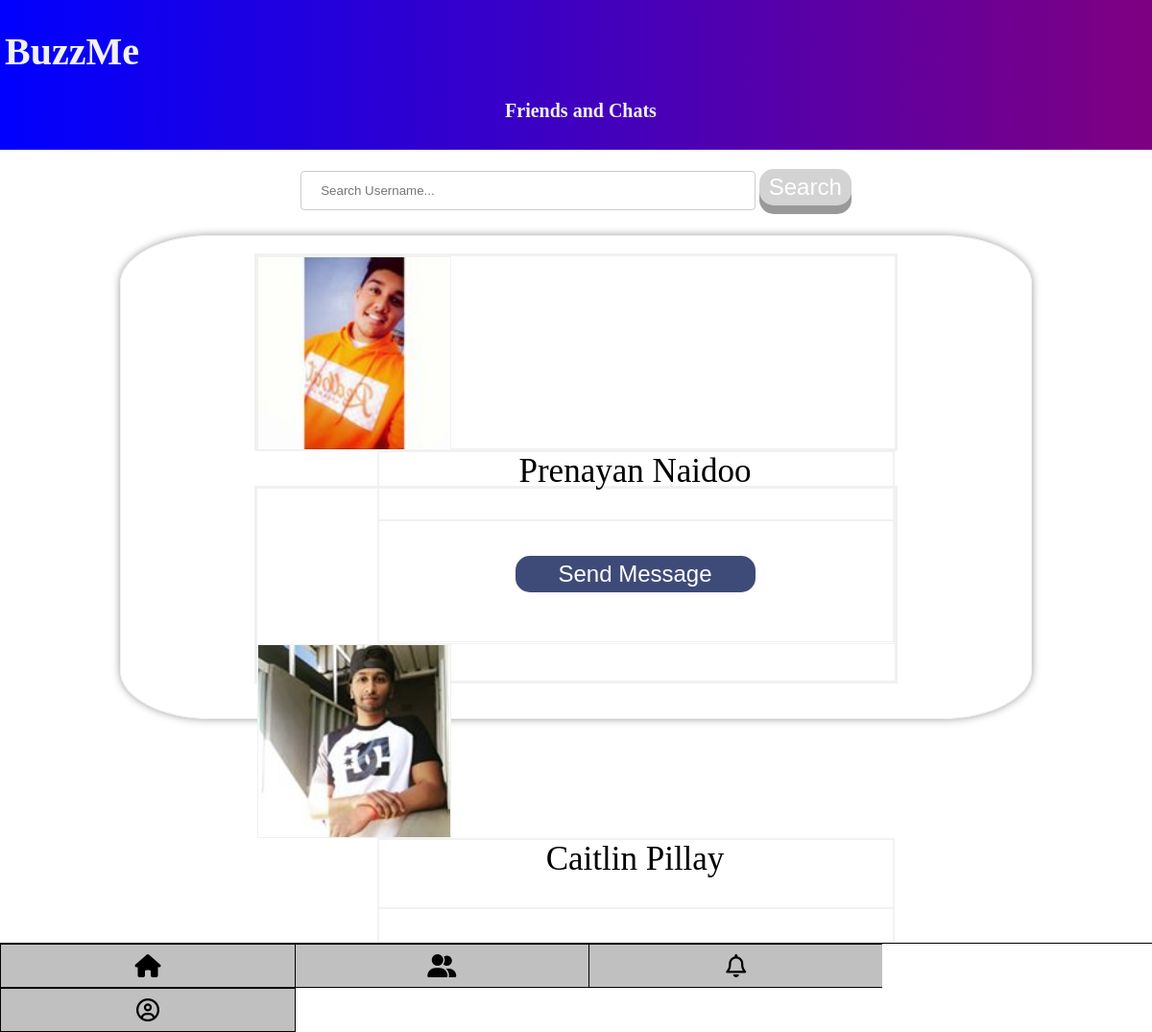
/Friends.php (signed in), run on the app's committed database.
### tables this page shows
CREATE TABLE `users` (
  `UserID` int(255) NOT NULL,
  `Name` varchar(30) NOT NULL,
  `Surname` varchar(30) NOT NULL,
  `EmailAddress` varchar(50) NOT NULL,
  `PhoneNumber` varchar(10) NOT NULL,
  `Username` varchar(30) NOT NULL,
  `Password` varchar(30) NOT NULL,
  `Gender` varchar(6) NOT NULL,
  `Nationality` varchar(25) NOT NULL,
  `Biography` varchar(300) NOT NULL,
  `ProfilePicture` varchar(255) NOT NULL,
  `DateOfBirth` date NOT NULL,
  `Question` varchar(255) NOT NULL,
  `Answer` varchar(255) NOT NULL
);

### Friends.php (the view, shortened to what this page needs)
<?php
	$Conn= mysqli_connect('localhost','root','','BuzzMe');
$uID = $_SESSION['UID'];
?>
<html>
<head>
</head>
<div class="header" id="myHeader">
  <h1>BuzzMe</h1>
  <center><h4>Friends and Chats</h4></center>
</div>
<br><br><br><br><br><br><br><br><br>
<body>
<center>
<form method="post" action="Friends.php">
<div class="SearchUser">
   <input type="text" name="txtSearch" id="search" placeholder="Search Username..." />
   <input type="submit" name="mySearch" id="btnsearch" value="Search" />
</div>
<br>
<div class="MyFriends">
<br>
	<?php
		$sqlRelation = mysqli_query($Conn, "SELECT * FROM friends WHERE UserOne='$uID'");
			while($Friend = $sqlRelation->fetch_assoc()){
				$myFriend = $Friend['UserTwo'];
				$sqlFriendDet = mysqli_query($Conn, "SELECT * FROM users WHERE UserID='$myFriend'");
				while($FriendDet = $sqlFriendDet->fetch_assoc()){
					echo "<div style='border:3px solid #f1f1f1; width:70%; height:200px;'>
						<div style='border:1px solid #f1f1f1; width:200px; height:200px; float:left;'>
							<img style='width:200px; height:200px;' src='".$FriendDet['ProfilePicture']."'>
						</div>
						<div style='border:1px solid #f1f1f1; width:536px; height:200px; float:right;'>
							<div style='border:1px solid #f1f1f1; width:536px; height:70px; float:right; font-size:35px;'>
								".$FriendDet['Name']." ".$FriendDet['Surname']."
							</div>
							<div style='border:1px solid #f1f1f1; width:536px; height:125px; float:right;'><br><br>
								<input type='submit' name='SendMessage' class='Send_Message' id='".$myFriend."' value='Send Message'></input>
							</div>
						</div>
					</div>";
				}
				echo "<br><br>";
			}
	?>
</div>
<br><br><br>
</form>
</center>
</body>
<footer>
<center>
  <div class="btn-group">
  <a class="button" style='font-size:24px' href = "Home.php"><i class='fas fa-home'> </i></a>
  <a class="button" style='font-size:24px' href = "Friends.php"><i class='fas fa-user-friends'></i></a>
  <a class="button" style='font-size:24px' href = "Notifications.php"><i class='far fa-bell'></i></a>
  <a class="button" style='font-size:24px' href = "Profile.php"><i class='far fa-user-circle'></i></a>
</div>
</center>
</footer>
</html>

### Friends.php (style rules this page uses)
.header { padding: 3px 5px; background: #555; color: #f1f1f1; position:fixed; width:100%; top:0; left:0; background-image: linear-gradient(to right, blue , purple); font-size:20px; }
footer { background-color: white; border-top:1px solid black; padding: 0.2px; color: #f1f1f1; bottom:0; left:0; position:fixed; width:100%; }
input[type=text] { width: 40%; padding: 12px 20px; margin: 8px 0; display: inline-block; border: 1px solid #ccc; border-radius: 4px; box-sizing: border-box; }
#btnsearch { display: inline-block; padding: 5px 10px; font-size: 24px; cursor: pointer; text-align: center; text-decoration: none; outline: none; color: #fff; background-color: lightgrey; border: none; border-radius: 15px; box-shadow: 0 9px #999; }
.MyFriends { border: 1px solid #f1f1f1; width:80%; box-shadow:0 0 8px #999; border-radius:10%; }
.View_Profile, .Send_Message { padding: 5px 5px; width:250px; font-size: 24px; cursor: pointer; text-align: center; text-decoration: none; outline: none; background-color: #3e4b78; color:white; border: none; border-radius: 15px; }
.btn-group .button { background-color: silver; border: 1px solid black; color: black; padding: 10px 30px; text-align: center; text-decoration: none; display: inline-block; font-size: 16px; cursor: pointer; width:20.45%; float:left; }
.btn-group .button:not(:last-child) { border-right: none; }

### data on the page
users: ProfilePicture (picture), Name "Prenayan", Surname "Naidoo"
users: ProfilePicture (picture), Name "Caitlin", Surname "Pillay"
